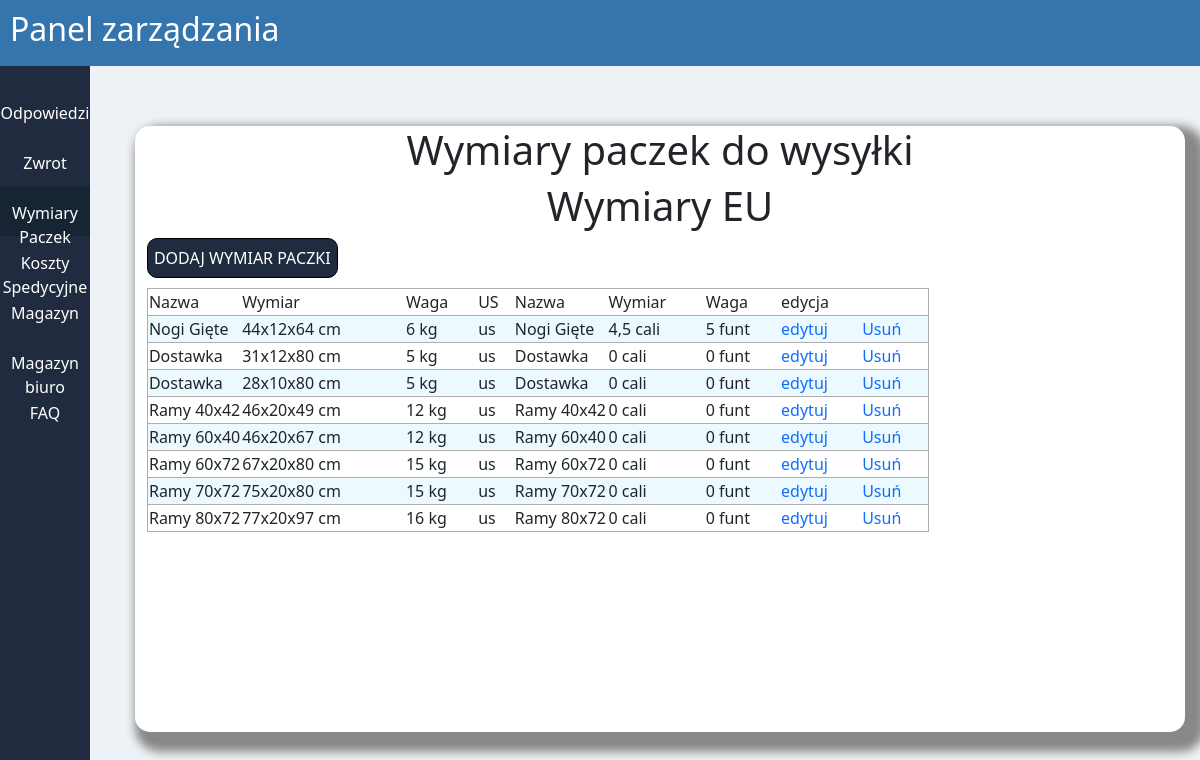
Page /wymiary.php on the committed database.
### tables this page shows
CREATE TABLE `wymiary` (
  `Id` int(11) NOT NULL,
  `nazwa` varchar(30) NOT NULL,
  `wymiarcm` varchar(30) NOT NULL,
  `wagakg` varchar(30) NOT NULL,
  `wymiarcale` varchar(30) NOT NULL,
  `wagafunt` varchar(30) NOT NULL,
  `kategoria` varchar(30) NOT NULL
);

### wymiary.php (the view, shortened to what this page needs)
<?php
    require "connect.php";
    $conn = new mysqli($host, $db_user, $db_password, $db_name);
    $conn->set_charset("utf8");
    $sql = "SELECT * FROM wymiary;";
	$result = $conn->query($sql);
    $site = "wymiary";
    ?>
<!DOCTYPE html>
<html lang="en">
<head>
    <?php
    require "addons/head.php"
    ?>
</head>
<body>
<?php
    require 'addons/title.php'
?>
<div class="row">
<?php
    require 'addons/navbar.php'
    ?>
    <div class="col-11">
        <div class="row odstep bialy cien">
        <h1 class="srodek">Wymiary paczek do wysyłki</h1>
            <div class="col-12">
            <h1 class="srodek">Wymiary EU</h1>
            <button class="accordion_new">Dodaj Wymiar Paczki</button>
            <table class="tabela">
                <tr>
                    <td style="width: 12%; margin-right: 5px;">Nazwa</td>
                    <td>Wymiar</td>
                    <td>Waga</td>
                    <td>US</td>
                    <td style="width: 12%; margin-right: 5px;">Nazwa</td>
                    <td>Wymiar</td>
                    <td>Waga</td>
                    <td>edycja</td>
                </tr>
            <?php
                while($row = $result->fetch_assoc()) {
                    $id = $row['Id'];
                    $nazwa = $row['nazwa'];
                    $wymiar_cm = $row['wymiarcm'];
                    $waga_kg = $row['wagakg'];
                    $wymiar_cale = $row['wymiarcale'];
                    $wagafunt = $row['wagafunt'];
                    echo '
                    <tr>
                    <td>'.$nazwa.'</td>
                    <td>'.$wymiar_cm.' cm</td>
                    <td>'.$waga_kg.' kg</td>
                    <td>us</td>
                    <td>'.$nazwa.'</td>
                    <td>'.$wymiar_cale.' cali</td>
                    <td>'.$wagafunt.' funt</td>
                    <td><a href="edytuj_paczka.php?id='.$id.'&naz='.$nazwa.'&wym='.$wymiar_cm.'&wagkg='.$waga_kg.'&wymcal='.$wymiar_cale.'&wagfunt='.$wagafunt.'">edytuj</a></td>
                    <td><a href="delete.php?id='.$id.'&tab='.$site.'">Usuń</a></td>
                    </tr>';
                }
            ?>
            </table>
            </div>
    </div>
</div>
</body>
</html>

### addons/head.php (shortened to what this page needs)
<link href="https://cdn.jsdelivr.net/npm/bootstrap@5.1.3/dist/css/bootstrap.min.css" rel="stylesheet">
<link href="assets/css/style.css?version=3" rel="stylesheet">

### addons/title.php
<div class="top">
    <h2>Panel zarządzania</h2>
</div>

### addons/navbar.php (shortened to what this page needs)
<div class="col-1 niebieski caly">
    <?php
    if ($site == "skroty")
    {
        echo '<a href="index.php"><div class="blok active">Odpowiedzi</div></a>';
        echo '<a href="zwroty.php"><div class="blok">Zwrot</div></a>';
        echo '<a href="wymiary.php"><div class="blok">Wymiary Paczek</div></a>';
        echo '<a href="paczki.php"><div class="blok">Koszty Spedycyjne</div></a>';
        echo '<a href="magazyn.php"><div class="blok">Magazyn</div></a>';
        echo '<a href="magazyn_biuro.php"><div class="blok">Magazyn biuro</div></a>';
        echo '<a href="faq.php"><div class="blok">FAQ</div></a>';
    }
    elseif ($site == "wymiary")
    {
        echo '<a href="index.php"><div class="blok">Odpowiedzi</div></a>';
        echo '<a href="zwroty.php"><div class="blok">Zwrot</div></a>';
        echo '<a href="wymiary.php"><div class="blok active">Wymiary Paczek</div></a>';
        echo '<a href="paczki.php"><div class="blok">Koszty Spedycyjne</div></a>';
        echo '<a href="magazyn.php"><div class="blok">Magazyn</div></a>';
        echo '<a href="magazyn_biuro.php"><div class="blok">Magazyn biuro</div></a>';
        echo '<a href="faq.php"><div class="blok">FAQ</div></a>';
    }
?>
    </div>

### assets/css/style.css (style rules this page uses)
body { background-color: #edf2f6; overflow-x: hidden; }
.top { background-color: #3475ad; padding-top: 10px; padding-left: 10px; padding-bottom: 10px; color: white; }
.caly { min-height: 1000px; }
button { outline: none; height: 40px; margin-bottom: 10px; margin-right: 10px; font-size: 1em; -webkit-box-sizing: border-box; box-sizing: border-box; border: none; text-transform: uppercase; cursor: pointer; -webkit-transition: all .2s ease-in-out; transition: all .2s ease-in-out; background-color: #202b3f; color: white; border: 1px solid black; border-radius: 10px; }
.srodek { text-align: center; }
.odstep { margin-top: 60px; margin-left: 3%; margin-right: 3%; padding-bottom: 200px; }
.niebieski { background-color: #202b3f; }
.col-1 { padding-right: 0; padding-top: 20px; }
.col-1 .blok { padding-top: 15px; padding-bottom: 15px; margin: 0; display: block; text-align: center; height: 50px; width: 100%; list-style: none; -webkit-transition: 0.3s; transition: 0.3s; color: white; }
.col-1 .active { background-color: #172433; }
a { text-decoration: none; }
.bialy { background-color: white; border-radius: 15px; margin-right: 15px; }
.cien { -webkit-box-shadow: 10px 10px 10px 10px #888888; box-shadow: 10px 10px 10px 10px #888888; }
.tabela table, tr { -ms-flex-line-pack: center; align-content: center; border-radius: 12px; border: solid 1px #adadad; }
tr:nth-child(even) { background-color: #ecfaff; }
.active, .accordion:hover { background-color: #87ceeb; color: black; }

### rows in the picture
wymiary: nazwa "Nogi Gięte", wymiarcm "44x12x64", wagakg "6", wymiarcale "4,5", wagafunt "5"
wymiary: nazwa "Dostawka", wymiarcm "31x12x80", wagakg "5", wymiarcale "0", wagafunt "0"
wymiary: nazwa "Dostawka", wymiarcm "28x10x80", wagakg "5", wymiarcale "0", wagafunt "0"
wymiary: nazwa "Ramy 40x42", wymiarcm "46x20x49", wagakg "12", wymiarcale "0", wagafunt "0"
wymiary: nazwa "Ramy 60x40", wymiarcm "46x20x67", wagakg "12", wymiarcale "0", wagafunt "0"
wymiary: nazwa "Ramy 60x72", wymiarcm "67x20x80", wagakg "15", wymiarcale "0", wagafunt "0"
wymiary: nazwa "Ramy 70x72", wymiarcm "75x20x80", wagakg "15", wymiarcale "0", wagafunt "0"
wymiary: nazwa "Ramy 80x72", wymiarcm "77x20x97", wagakg "16", wymiarcale "0", wagafunt "0"
